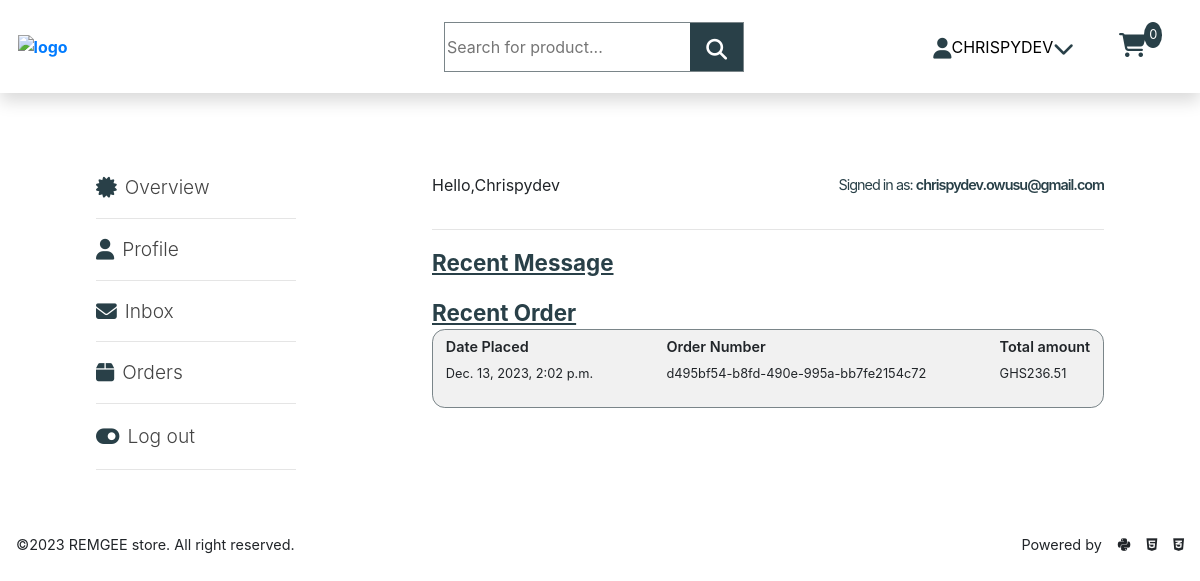
Page /account/overview/ (signed in) on the committed database.
### store/models.py (models this page shows, shortened)
class Order(models.Model):
    user = models.ForeignKey(User, on_delete=models.CASCADE)
    order_id = models.UUIDField(default=uuid.uuid4, editable=False)
    created_at = models.DateTimeField(auto_now_add=True)
    total = models.DecimalField(max_digits=8, decimal_places=2, default=0)
    payment_method = models.CharField(max_length=100, default='mobile_money')
    ORDER_STATUSES = (
        ('pending', 'Pending'),
        ('confirmed', 'Confirmed'),
        ('delivery', 'Delivery'),
        ('delivered', 'Delivered'),
    )
    order_status = models.CharField(max_length=100, choices=ORDER_STATUSES, default='pending')

### customer/views.py (the view)
# urls.py: path('overview/', AccountView.as_view(), name='account'),
class AccountView(LoginRequiredMixin, View):
    def get(self, request):
        user = request.user
        last_message = Message.objects.filter(user=user).order_by('-date_received').first()
        last_order = Order.objects.filter(user=user).order_by('-created_at').first()
        context = {
            'last_message': last_message,
            'last_order': last_order
        }
        return render(request, template_name='customer/account.html', context=context)

### templates/customer/account.html (shortened to what this page needs)
{% extends 'base.html' %} {% block content %}
<section class="account__wrapper">
    <div class="navigation__menu">
        <div class="account__name__menu">
            <a href="{% url 'account' %}" class="menu__name">
                <i class="fa-solid fa-certificate"></i>
                <span>Overview</span>
            </a>
        </div>
        <hr />
        <div class="account__name__menu">
            <a href="{% url 'profile' %}" class="menu__name">
                <i class="fa-solid fa-user"></i>
                <span>Profile</span>
            </a>
        </div>
        <hr />
        <div class="account__name__menu">
            <a href="{% url 'inbox' %}" class="menu__name">
                <i class="fa-solid fa-envelope"></i>
                <span>Inbox</span>
            </a>
        </div>
        <hr />
        <div class="account__name__menu">
            <a href="{% url 'orders' %}" class="menu__name">
                <i class="fa-solid fa-box"></i>
                <span>Orders</span>
            </a>
        </div>
        <hr />
        <div class="account__name__menu">
            <div class="menu__name">
                <i class="fa-solid fa-toggle-on"></i>
                {% if user.is_authenticated %}
                <a class="menu__name_auth" href="{% url 'logout' %}">Log out</a>
                {% else %}
                <a class="menu__name_auth" href="{% url 'login' %}">Log in</a>
                {% endif %}
            </div>
        </div>
        <hr />
    </div>
    <div class="accounthide__mobile">
        <div class="account__details">
            {% if user.is_authenticated %}
            <p class="account__username">Hello,{{user.username}}</p>
            <p class="account__email">Signed in as: <span>{{user.email}}</span></p>
            {% else %}
            <a href="{% url 'login' %}">Log in</a>
            {% endif %}
        </div>
        <hr />
        <div>
            <div>
                <a class="overview__header" href="{% url 'inbox' %}">Recent Message</a>
            </div>
            <a class="overview__header" href="{% url 'orders' %}">Recent Order</a>
            <div class="account__order">
                <div>
                    <div>
                        <h5 class="accountoder__header">Date Placed</h5>
                        <p class="account__detail">{{ last_order.created_at }}</p>
                    </div>
                </div>
                <div>
                    <div>
                        <h5 class="accountoder__header">Order Number</h5>
                        <p class="account__detail">{{ last_order.order_id }}</p>
                    </div>
                </div>
                <div>
                    <div>
                        <h5 class="accountoder__header">Total amount</h5>
                        <p class="account__detail">GHS{{ last_order.total }}</p>
                    </div>
                </div>
            </div>
        </div>
    </div>
</section>
{% endblock %}

### templates/partial/header_partial.html (shortened to what this page needs)
{% load static %}
<div class="static">
  <nav class="nav__bar shadow">
    <div class="logo">
      <a href="{% url 'product_home' %}">
        <img src="{% static 'img/logo.png' %}" alt="logo" />
      </a>
    </div>
    <div class="search__product">
      <input id="search" type="search" placeholder="Search for product..." autocomplete="off" />
      <button id="search__product" class="search__button">
        <i class="fa-solid fa-magnifying-glass"></i>
      </button>
    </div>
    <div class="user__detail">
      {% if user.is_authenticated %}
      <button id="userdetail__dropdown" class="auth__div">
        <i class="fa-solid fa-user"></i>
        <p class="auth__name">{{ user.username }}</p>
        <i class="fa-solid fa-chevron-down"></i>
      </button>
      {% else %}
      <div class="auth__div">
        <a style="color: var(--primary-color); font-size: 1.4rem;" href="{% url 'login' %}" class="auth__name">Login</a>
      </div>
      {% endif %}
    </div>
    <div class="cart__section__header">
      <a class="cart__div" href="{% url 'cart_list' %}">
        <button class="cart__button cart cart__div">
          <i class="fa-solid fa-cart-shopping"></i>
          <span id="cart__info">0</span>
        </button>
      </a>
    </div>
  </nav>
</div>

### static_files/css/global.css (style rules this page uses)
body, h1, h2, h3, h4, h5, h6, p, ul, ol, li { margin: 0; padding: 0; }
:root { --primary-color: #294048; --primary-background: #f1f1f2; --primary-color-light: #7a8589; }
body { font-family: 'Poppins', sans-serif; font-weight: 300; font-size: 14px; line-height: 1.5; }
a { color: var(--primary-color); text-decoration: none; font-weight: bolder; }
.shadow { box-shadow: 0 10px 6px rgba(0, 0, 0, 0.1); }
.fa-solid { color: var(--primary-color); font-size: 1.3rem; }
img { width: 100%; height: 300px; object-fit: cover; }
button { cursor: pointer; }

### static_files/css/header.css (style rules this page uses)
.nav__bar { position: relative; display: flex; justify-content: space-between; align-items: center; padding-top: 2rem; padding-bottom: 2rem; padding-right: 1rem; }
.static { position: sticky; top: 0; left: 0; z-index: 10; background-color: #fff; }
.logo { position: absolute; left: 1.1rem; background-color: #fff; }
.logo img { width: 130px; height: 120px; object-fit: contain; z-index: 10; }
.search__product { display: none; position: relative; }
.search__product input { width: 100%; }
.search__button { border: none; background-color: var(--primary-color); height: 40px; padding: 1rem 1rem 2rem 1rem; }
.search__button i { color: #fff; }
.user__detail { position: absolute; right: 10%; display: none; }
.auth__div { display: flex; justify-content: center; align-items: flex-end; background-color: #fff; border: 0; outline: 0; }
.auth__name { margin-bottom: 0; text-transform: uppercase; }
.cart__section__header { margin-left: auto; color: var(--primary-color); }
.cart { position: relative; }
.cart span { position: absolute; top: -10px; right: -10px; background-color: var(--primary-color); color: #fff; font-size: 0.8rem; border-radius: 50%; padding: 0.2rem 0.3rem; text-align: center; }
.cart__button { background: none; border: 0; outline: 0; }
.cart__button i { font-size: 1.5rem; }

### static_files/css/header-media.css (style rules this page uses)
@media (min-width: 768px) { .logo img { width: 150px; height: 130px; } }
@media (min-width: 768px) { .search__product { display: flex; justify-content: space-between; align-items: center; position: absolute; left: 30%; border: 1px solid var(--primary-color-light); height: 50px; width: 300px; } }
@media (min-width: 768px) { .search__product input { border: 0; outline: none; color: var(--primary-color-light); } }
@media (min-width: 768px) { .search__button { border: none; background-color: var(--primary-color); height: 40px; padding: 1rem 1rem 2rem 1rem; } }
@media (min-width: 768px) { .search__button i { color: #fff; } }
@media (min-width: 768px) { .user__detail { display: block; } }
@media (min-width: 1024px) { .search__product { display: flex; justify-content: space-between; align-items: center; position: absolute; left: 37%; border: 1px solid var(--primary-color-light); height: 50px; width: 300px; } }
@media (min-width: 1024px) { .cart { margin-right: 2rem; } }

### static_files/css/account.css (style rules this page uses)
.account__wrapper { padding-left: 1rem; padding-right: 1rem; margin-top: 3rem; }
.accounthide__mobile { display: none; }
.account__username { text-transform: capitalize; }
.account__name__menu { display: flex; justify-content: space-between; align-items: center; }
.overview__header { color: var(--primary-color); font-size: 1.3rem; text-decoration: underline; }
.accountoder__header { font-size: 0.9rem; }
.account__detail { font-size: 0.8rem; }
.menu__name { display: flex; justify-content: center; align-items: center; }
.menu__name i { margin-right: 0.5rem; }
.menu__name span, .menu__name a { color: #444; font-size: 1.2rem; font-weight: 300; }

### static_files/css/profile-media.css (style rules this page uses)
@media (min-width: 1024px) { .navigation__menu { display: block; } }

### rows in the picture
Order: created_at "Dec. 13, 2023, 2:02 p.m.", order_id "d495bf54-b8fd-490e-995a-bb7fe2154c72", total "236.51"

### other values in the picture
{{ user.username }} "CHRISPYDEV"
{{ user.username }} "Chrispydev"
{{ user.email }} "chrispydev.owusu@gmail.com"
